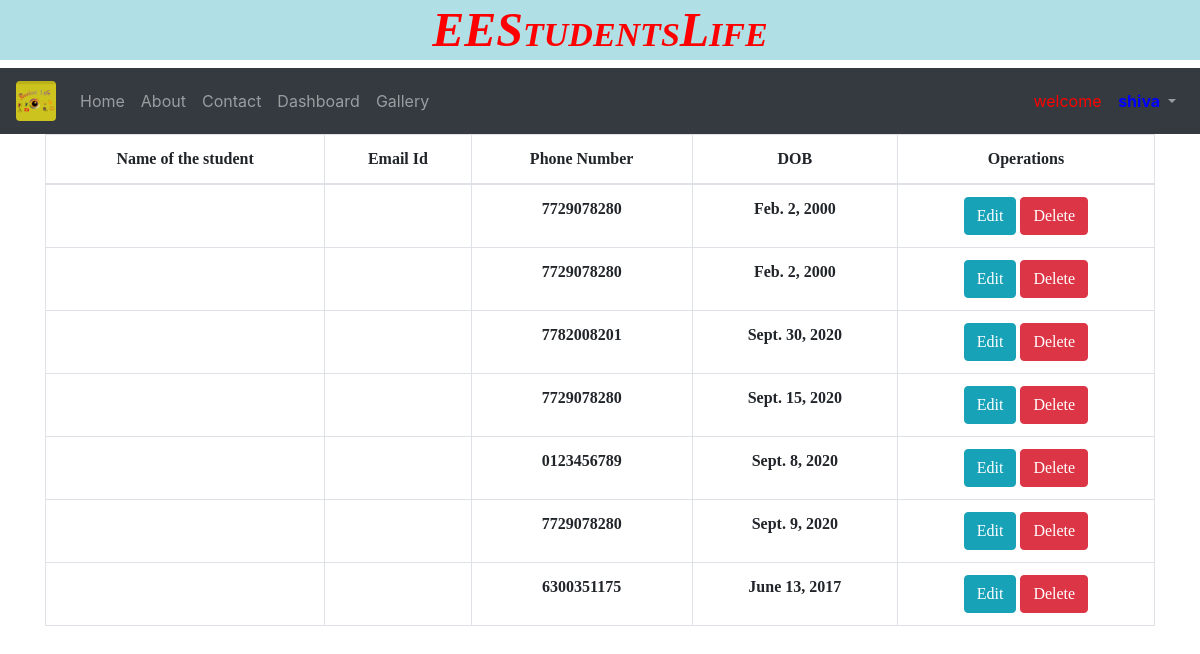
Page /student/display/ (signed in) on the committed database.
### EEE/models.py (models this page shows, shortened)
class EeeStudentRegister(models.Model):
	user=models.ForeignKey(User,on_delete=models.CASCADE)
	image=models.ImageField(upload_to="pics/",null=True)
	dob=models.DateField(null=True)
	mobileno=models.CharField(max_length=10,null=True)

### EEE/views.py (the view)
# urls.py: path('student/display/', views.student_details, name='student_details'),
def student_details(request):
    details = EeeStudentRegister.objects.all()
    return render(request,'EEE/student_data.html', {'data': details})

### EEE/templates/EEE/student_data.html (shortened to what this page needs)
{% extends 'EEE/mainpage.html' %}
{% block foo %}
<div class="container" style="background-color:white;font-family: cursive;text-align: center;color: white;grid-row-end: center">
<table class="table table-bordered">
    <thead >
        <th>Name of the student </th>
        <th> Email Id </th>
        <th> Phone Number </th>
        <th> DOB </th>
    <th>Operations</th>
    </thead>
    <tbody>
    {% for i in data %}
    <tr>
        <td>{{ i.username }}</td>
        <td>{{ i.em }}</td>
        <td>{{ i.mobileno }}</td>
        <td>{{ i.dob }}</td>
        <td>
            <a href="{% url 'edit' i.id %}" class="btn btn-info" >Edit</a>
            <a href="{% url 'delete' i.id %}" class="btn btn-danger">Delete</a>
        </td>
    </tr>
    {% endfor %}
    </tbody>
</table>
</div>
{% endblock %}

### EEE/templates/EEE/navbar.html (shortened to what this page needs)
  {% load static %}
  <nav class="navbar navbar-expand-sm bg-dark navbar-dark">
  <a class="navbar-brand" href="">
    <img src="{% static 'images/1.png' %}" alt="logo" class="rounded -circle" style="width:40px;">
  </a>
  <div class="collapse navbar-collapse" id="navbarSupportedContent">
  <ul class="navbar-nav">
    <li class="nav-item">
      <a class="nav-link" href="{% url 'home' %}">Home</a>
    </li>
    <li class="nav-item">
      <a class="nav-link" href="{% url 'student_details' %}">About</a>
    </li>
    <li class="nav-item">
      <a class="nav-link" href="{% url 'faculty_data' %}">Contact</a>
    </li>
    <li class="nav-item">
      <a class="nav-link" href="{% url 'userprofile' %}">Dashboard</a>
    </li>
    <li class="nav-item">
      <a class="nav-link" href="{% url 'gallery' %}">Gallery</a>
    </li>
    </ul>
<ul class="navbar-nav ml-auto">
       <li class="nav-item dropdown">
        {% if user.is_authenticated %}
      <a class="nav-link dropdown-toggle" href="#" id="navbardrop" data-toggle="dropdown">
       <span style="color: red;font-style: cursive;" >welcome    &nbsp;</span><b>
       <span style="color: blue">&nbsp;{{user.username}}</span>
      </a>
        {% endif %}
      </li>
    </ul>
  </div>
</nav>

### rows in the picture
EeeStudentRegister: mobileno "7729078280", dob "Feb. 2, 2000"
EeeStudentRegister: mobileno "7729078280", dob "Feb. 2, 2000"
EeeStudentRegister: mobileno "7782008201", dob "Sept. 30, 2020"
EeeStudentRegister: mobileno "7729078280", dob "Sept. 15, 2020"
EeeStudentRegister: mobileno "0123456789", dob "Sept. 8, 2020"
EeeStudentRegister: mobileno "7729078280", dob "Sept. 9, 2020"
EeeStudentRegister: mobileno "6300351175", dob "June 13, 2017"

### other values in the picture
{{ user.username }} "shiva"
